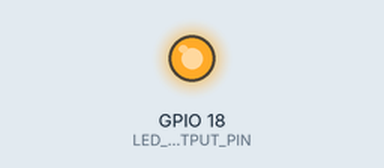
Simulated run of this sketch. Board: ESP32. On the bench: output pins drawn as LEDs (lit = HIGH).

Above: at 1.0 s.
At 5.5 s:
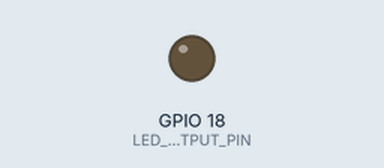
Timing chart, 0 to 6.9 s (numbered marks = the images above):
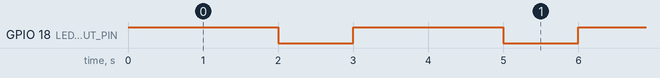

Measured:
- by itself, GPIO 18 (LED_OUTPUT_PIN): alternates HIGH for 2.0 s and LOW for 1.0 s

The sketch:

buzzer.ino
```cpp
const int PWM_CHANNEL = 0;     // ESP32 has 16 channels which can generate 16 independent waveforms
const int PWM_FREQ = 500;      // Recall that Arduino Uno is ~490 Hz. Official ESP32 example uses 5,000Hz
const int PWM_RESOLUTION = 8;  // We'll use same resolution as Uno (8 bits, 0-255) but ESP32 can go up to 16 bits

// The max duty cycle value based on PWM resolution (will be 255 if resolution is 8 bits)
const int MAX_DUTY_CYCLE = (int)(pow(2, PWM_RESOLUTION) - 1);

const int LED_OUTPUT_PIN = 18;

const int DELAY_MS = 4;  // delay between fade increments

void setup() {
  // Attach the GPIO to the Channel
  ledcAttachChannel(LED_OUTPUT_PIN, PWM_FREQ, PWM_RESOLUTION, PWM_CHANNEL);
  Serial.begin(115200);
}

void loop() {

  // fade up PWM on given channel
  // for (int dutyCycle = 0; dutyCycle <= MAX_DUTY_CYCLE; dutyCycle++) {
  //   ledcWriteChannel(PWM_CHANNEL, dutyCycle);
  //   Serial.println(dutyCycle);
  //   delay(DELAY_MS);
  // }
  ledcWriteChannel(PWM_CHANNEL, MAX_DUTY_CYCLE);
  delay(2000);
  ledcWriteChannel(PWM_CHANNEL, 0);
  // Serial.println(0);
  delay(1000);

  // fade down PWM on given channel
  // for (int dutyCycle = MAX_DUTY_CYCLE; dutyCycle >= 0; dutyCycle--) {
  //   ledcWriteChannel(PWM_CHANNEL, dutyCycle);
  //   Serial.println(dutyCycle);
  //   delay(DELAY_MS);
  // }

}
```
